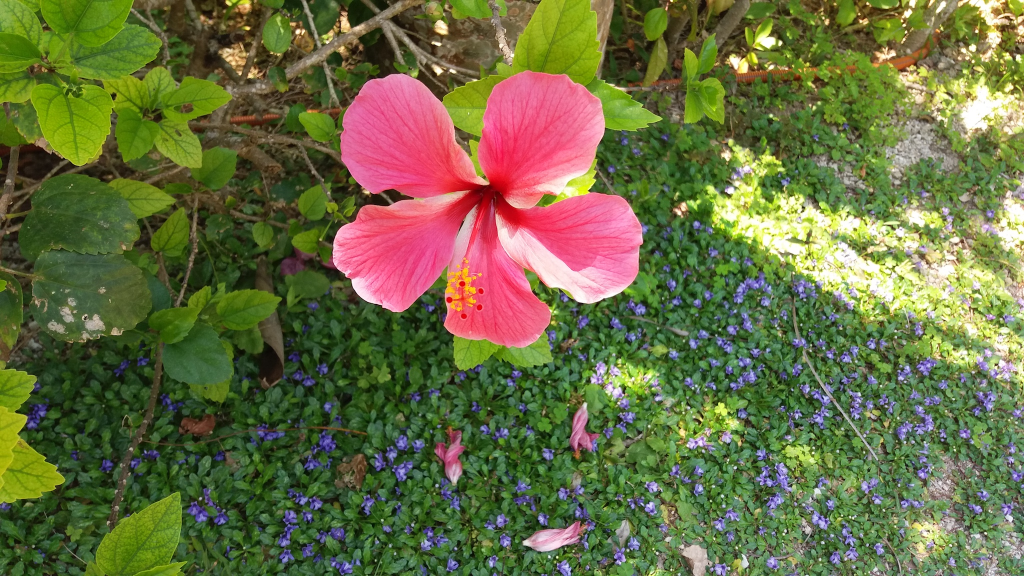
#> input picture flower.jpg, 2048 x 1152 px (shown at 1/2 size)
$ jupyter execute --allow-errors Untitled11.ipynb
#> lines starting #> are read from the running program, lines starting #| are printed output that depends on the picture; after the words box and inside, x2 and y2 are one past the last pixel; in counts of white or black regions, pixels touching at a corner belong together
[cell 1]
import cv2
import matplotlib.pyplot as plt

# 画像を読み込んでリサイズ
img = cv2.imread("flower.jpg")
#> img is the input picture: shape (1152, 2048, 3); mean B, G, R 66.5, 109.1, 105.6
img = cv2.resize(img, (300, 169))
#> img: shape (169, 300, 3)

# 色空間を二値化
gray = cv2.cvtColor(img, cv2.COLOR_BGR2GRAY)
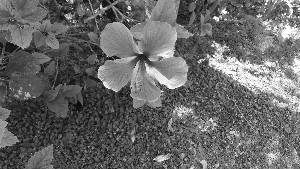
#> gray: shape (169, 300); min 5, max 255, mean 103.1
gray = cv2.GaussianBlur(gray, (7, 7), 0)
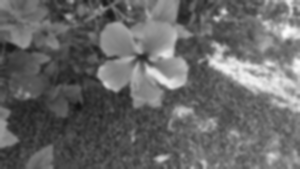
#> gray: shape (169, 300); min 17, max 252, mean 103.1
im2 = cv2.threshold(gray, 140, 240, cv2.THRESH_BINARY_INV)[1]
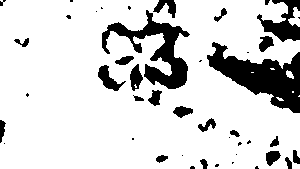
#> im2: shape (169, 300); values 0 (black) and 240 (white), 83.6% white; 44 black regions (22 under 20 px)

# 画面左側に二極化した画像を描画
plt.subplot(1, 2, 1)
plt.imshow(im2, cmap="gray")

# 輪郭を抽出
cnts = cv2.findContours(im2, cv2.RETR_LIST, cv2.CHAIN_APPROX_SIMPLE)[0]
#> cnts = 41 contours, 22 with area under 20; largest, box (x1, y1, x2, y2) and area: (0, 0, 300, 169) 45512, (101, 9, 191, 90) 2473, (97, 64, 127, 92) 338, (129, 63, 144, 92) 250, (258, 35, 275, 53) 180

# 抽出した枠を描画
for pt in cnts:
    x, y, w, h = cv2.boundingRect(pt)
    # 大きすぎたり小さすぎたりする領域を除去
    if w < 30 or w > 200: continue
    print(x, y, w, h) #結果を出力
    cv2.rectangle(img, (x, y), (x+w, y+h), (0, 255, 0), 2)
#> this loop made 41 passes
#> (x, y, w, h) on passes 1, 2, 4, 6, 8, 9, 10, 12, 13, 14, 15, 16: (214, 163, 6, 5), (231, 161, 4, 4), (155, 154, 14, 10), (265, 150, 17, 17), (237, 141, 6, 6), (246, 139, 6, 6), (131, 137, 4, 4), (269, 135, 11, 13), (229, 129, 12, 9), (197, 117, 20, 16), (172, 105, 22, 14), (276, 97, 8, 4)
#> (pt, x, y, w, h) on passes 3, 5, 7, 11, 18, 19: ([[181, 155], [182, 154], [183, 155], [182, 156]], 181, 154, 3, 3), ([[235, 154], [236, 153], [237, 154], [236, 155]], 235, 153, 3, 3), ([[3, 143], [4, 142], [5, 143], [4, 144]], 3, 142, 3, 3), ([[228, 137], [229, 136], [230, 137], [229, 138]], 228, 136, 3, 3), ([[299, 95], [298, 96], [299, 96]], 298, 95, 2, 2), ([[132, 95], [133, 94], [134, 95], [133, 96]], 132, 94, 3, 3)
#| 97 64 30 28
#| 101 9 90 81
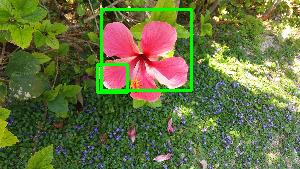
#> img: shape (169, 300, 3); mean B, G, R 64.6, 113.2, 102.4

# 画面右側に抽出結果を描画
plt.subplot(1, 2, 2)
plt.imshow(cv2.cvtColor(img, cv2.COLOR_BGR2RGB))
plt.savefig("find_counters.png", dpi=200)
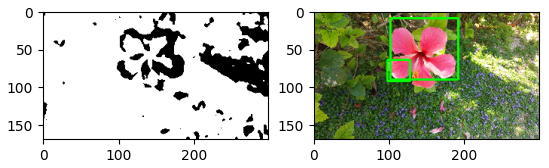
#> figure drawn by matplotlib, 2 panels
plt.show()

[cell 2]
import cv2
import matplotlib.pyplot as plt

# はがき画像から〒番号を抽出する関数
def detect_zipno(fname):
    # 画像を読み込む
#> called with fname = 'letter01.png'
    img = cv2.imread(fname)
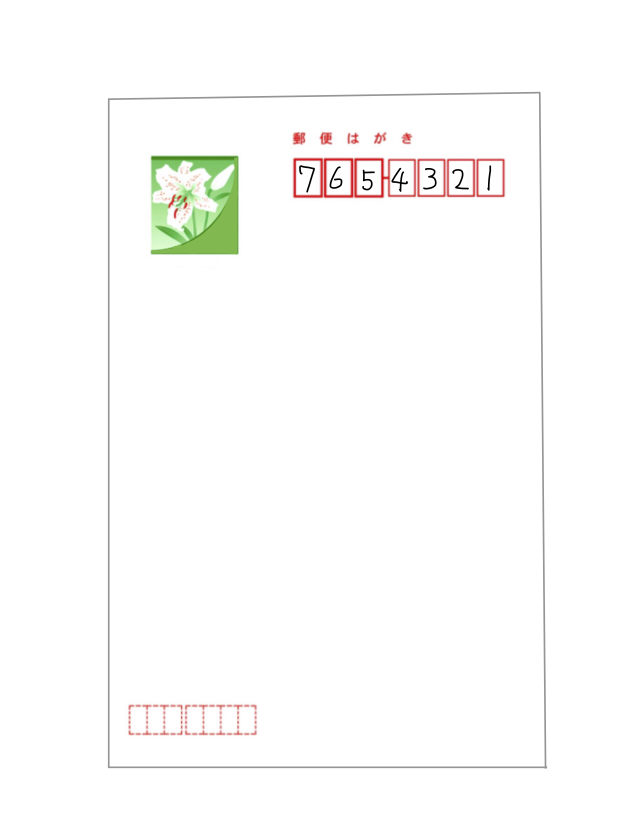
#> input picture letter01.png, 1275 x 1673 px (shown at 1/2 size)
#> img is the input picture: shape (1673, 1275, 3); mean B, G, R 251.2, 252.2, 252.4
    # 画像のサイズを求める
    h, w = img.shape[:2]
#> h = 1673; w = 1275
    # はがき画像の右上のみ抽出する
    img = img[0:h//2, w//3:]
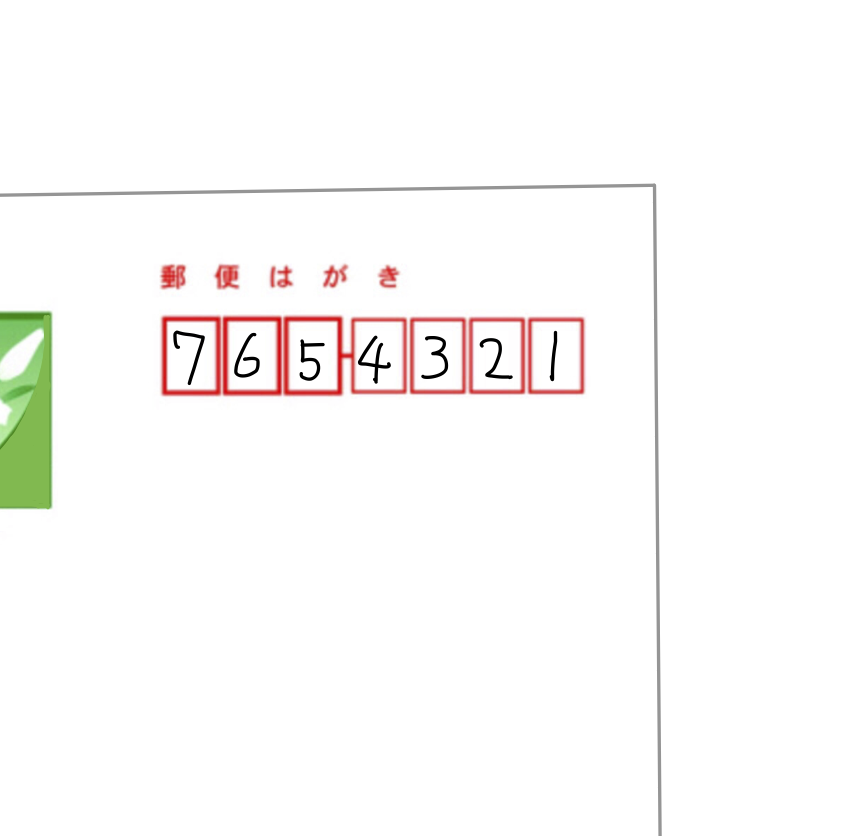
#> img: shape (836, 850, 3); mean B, G, R 248.8, 250, 251.3

    # 画像を二極化
    gray = cv2.cvtColor(img, cv2.COLOR_BGR2GRAY)
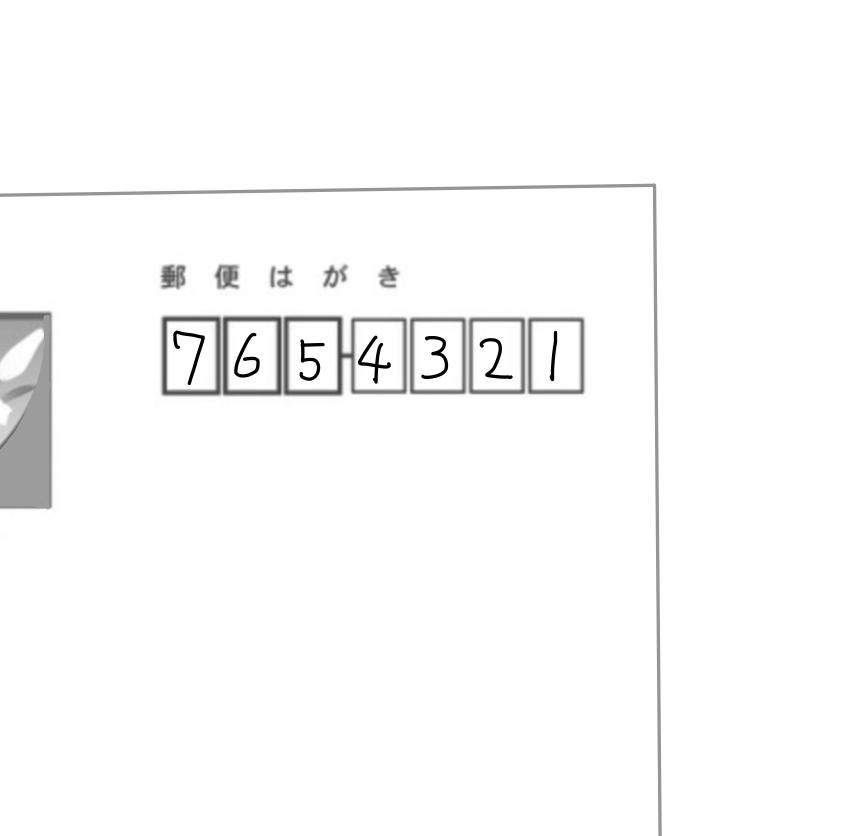
#> gray: shape (836, 850); min 0, max 255, mean 250.3
    gray = cv2.GaussianBlur(gray, (3, 3), 0)
    im2 = cv2.threshold(gray, 140, 255, cv2.THRESH_BINARY_INV)[1]
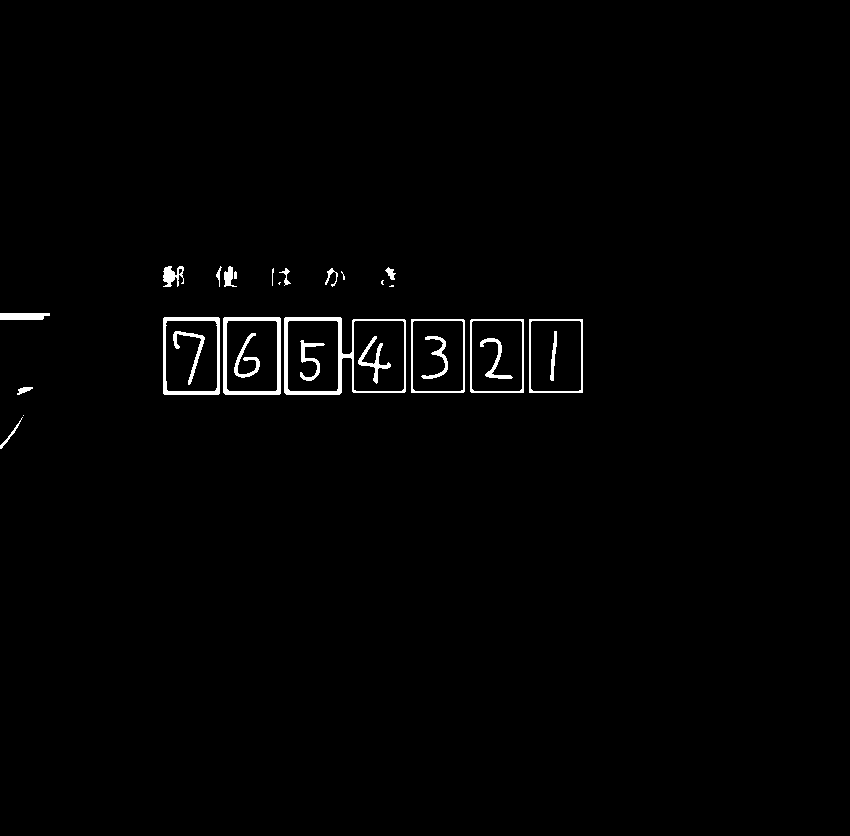
#> im2: shape (836, 850); 1.2% white; 29 white regions (5 under 20 px)

    # 輪郭を抽出
    cnts = cv2.findContours(im2, cv2.RETR_LIST, cv2.CHAIN_APPROX_SIMPLE)[0]
#> cnts = 37 contours, 8 with area under 20; largest, box (x1, y1, x2, y2) and area: (284, 317, 406, 395) 8294, (223, 317, 281, 395) 4386, (163, 317, 220, 395) 4310, (529, 319, 583, 393) 3869, (470, 319, 524, 393) 3868

    # 抽出した輪郭を単純なリストに変換
    result = []
    for pt in cnts:
        x, y, w, h = cv2.boundingRect(pt)
        # 大きすぎる小さすぎる領域を除去
        if not(50 < w < 70): continue
        result.append([x, y, w, h])
#> this loop made 37 passes
#> (x, y, w, h) on passes 1 to 12: (0, 417, 23, 32), (23, 415, 1, 1), (17, 387, 16, 8), (300, 340, 25, 41), (480, 338, 33, 41), (421, 336, 27, 43), (358, 336, 33, 48), (234, 333, 26, 45), (550, 331, 7, 50), (173, 331, 32, 54), (530, 320, 52, 72), (471, 320, 52, 72)
#> (pt, x, y, w, h) on pass 18: ([[529, 319], [529, 392], [582, 392], [582, 319]], 529, 319, 54, 74)
#> after the loop, result = [[530, 320, 52, 72], [471, 320, 52, 72], [412, 320, 52, 72], [353, 320, 52, 72], [287, 320, 52, 72], [226, 320, 52, 72], [165, 320, 53, 72], [529, 319, 54, 74], [470, 319, 54, 74], [411, 319, 54, 74], [223, 317, 58, 78], [163, 317, 57, 78]]
    # 抽出した輪郭が左側から並ぶようにソートする
    result = sorted(result, key=lambda x: x[0])
#> result = [[163, 317, 57, 78], [165, 320, 53, 72], [223, 317, 58, 78], [226, 320, 52, 72], [287, 320, 52, 72], [353, 320, 52, 72], [411, 319, 54, 74], [412, 320, 52, 72], [470, 319, 54, 74], [471, 320, 52, 72], [529, 319, 54, 74], [530, 320, 52, 72]]
    # 抽出した輪郭が近すぎるものを除去
    result2 = []
    lastx = -100
    for x, y, w, h in result:
        if(x - lastx) < 10: continue
        result2.append([x, y, w, h])
        lastx = x
#> this loop made 12 passes
#> (x, y, w, h, lastx) on passes 1, 3, 5, 6, 7, 9, 11: (163, 317, 57, 78, 163), (223, 317, 58, 78, 223), (287, 320, 52, 72, 287), (353, 320, 52, 72, 353), (411, 319, 54, 74, 411), (470, 319, 54, 74, 470), (529, 319, 54, 74, 529)
#> after the loop, result2 = [[163, 317, 57, 78], [223, 317, 58, 78], [287, 320, 52, 72], [353, 320, 52, 72], [411, 319, 54, 74], [470, 319, 54, 74], [529, 319, 54, 74]]
    # 緑色の枠を描画
    for x, y, w, h in result2:
        cv2.rectangle(img, (x, y), (x+w, y+h), (0, 255, 0), 3)
#> this loop made 7 passes
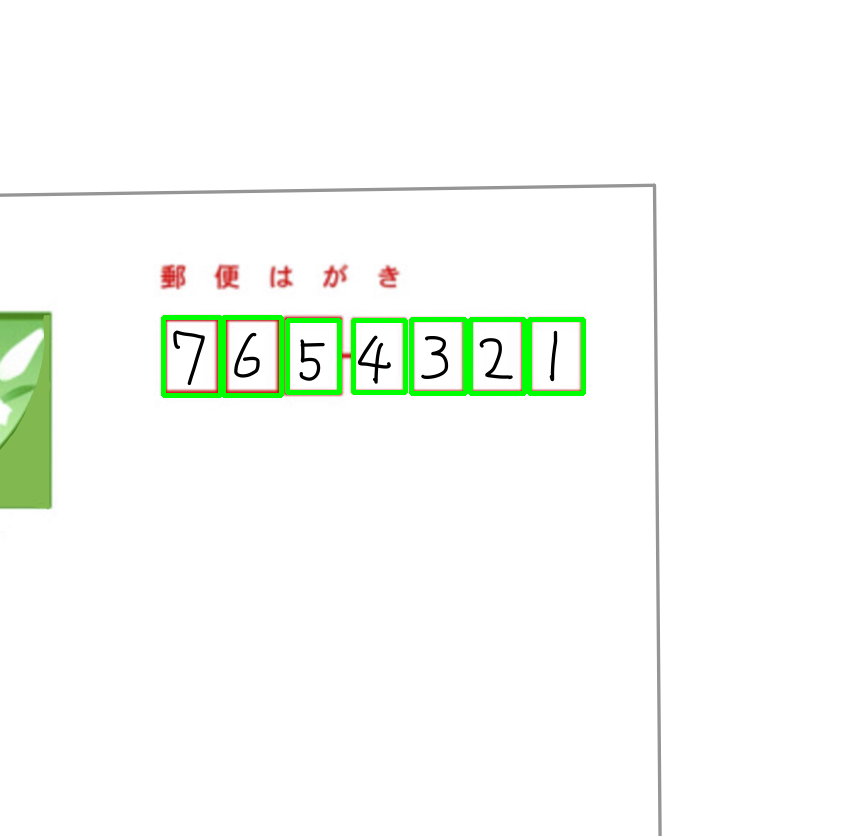
#> img: shape (836, 850, 3); 1.24% of pixels changed, all inside (x1, y1, x2, y2) = (161, 315, 586, 398)
    return result2, img

if __name__ == '__main__':
    # はがき画像を指定して領域を抽出
    cnts, img = detect_zipno("letter01.png")
#> cnts has the same summary as result2 in detect_zipno

    # 画面に抽出結果を描画
    plt.imshow(cv2.cvtColor(img, cv2.COLOR_BGR2RGB))
    plt.savefig("detect-zip.png", dpi=200)
#> (reads digits.pkl from the repository)
    plt.show()
